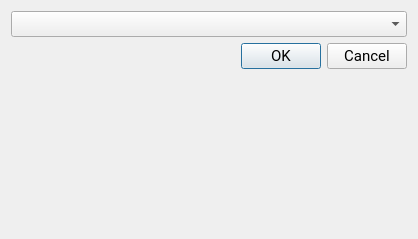
<?xml version="1.0" encoding="UTF-8"?>
<ui version="4.0">
 <class>CreateComponentDialog</class>
 <widget class="QDialog" name="CreateComponentDialog">
  <property name="geometry">
   <rect>
    <x>0</x>
    <y>0</y>
    <width>418</width>
    <height>239</height>
   </rect>
  </property>
  <property name="windowTitle">
   <string>Dialog</string>
  </property>
  <layout class="QVBoxLayout" name="verticalLayout">
   <item>
    <widget class="QComboBox" name="comboBox">
     <property name="font">
      <font>
       <family>Roboto</family>
       <pointsize>11</pointsize>
      </font>
     </property>
    </widget>
   </item>
   <item>
    <widget class="QDialogButtonBox" name="buttonBox">
     <property name="font">
      <font>
       <family>Roboto</family>
       <pointsize>11</pointsize>
      </font>
     </property>
     <property name="orientation">
      <enum>Qt::Horizontal</enum>
     </property>
     <property name="standardButtons">
      <set>QDialogButtonBox::Cancel|QDialogButtonBox::Ok</set>
     </property>
    </widget>
   </item>
   <item>
    <spacer name="verticalSpacer">
     <property name="orientation">
      <enum>Qt::Vertical</enum>
     </property>
     <property name="sizeHint" stdset="0">
      <size>
       <width>20</width>
       <height>40</height>
      </size>
     </property>
    </spacer>
   </item>
  </layout>
 </widget>
 <resources/>
 <connections>
  <connection>
   <sender>buttonBox</sender>
   <signal>accepted()</signal>
   <receiver>CreateComponentDialog</receiver>
   <slot>accept()</slot>
   <hints>
    <hint type="sourcelabel">
     <x>248</x>
     <y>254</y>
    </hint>
    <hint type="destinationlabel">
     <x>157</x>
     <y>274</y>
    </hint>
   </hints>
  </connection>
  <connection>
   <sender>buttonBox</sender>
   <signal>rejected()</signal>
   <receiver>CreateComponentDialog</receiver>
   <slot>reject()</slot>
   <hints>
    <hint type="sourcelabel">
     <x>316</x>
     <y>260</y>
    </hint>
    <hint type="destinationlabel">
     <x>286</x>
     <y>274</y>
    </hint>
   </hints>
  </connection>
 </connections>
</ui>
